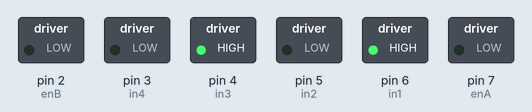
Simulated run of this sketch. Board: Arduino Uno, built with avr-gcc and run on an emulated ATmega328P. Shown: switched loads named in the sketch (green lamp = pin HIGH).

Above: at 6.4 s.
At 25.6 s:
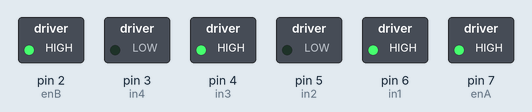
Timing chart, 0 to 60.1 s (numbered marks = the images above):
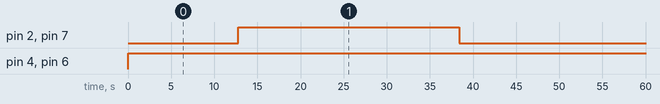

The sketch:

BT1_MD.ino
```cpp
//Khai báo chân tín hiệu motor A
int enA = 7;
int in1 = 6;
int in2 = 5;

//Khai báo chân tín hiệu cho motor B
int in3 = 4;
int in4 = 3;
int enB = 2;

int i;

void setup()
{
  pinMode(enA, OUTPUT);
  pinMode(in1, OUTPUT);
  pinMode(in2, OUTPUT);
  pinMode(enB, OUTPUT);
  pinMode(in3, OUTPUT);
  pinMode(in4, OUTPUT);
}

void chaymotorA()
{
  for (i = 0; i <= 255; i++) {

    digitalWrite(in3, HIGH);
    digitalWrite(in1, HIGH);
    digitalWrite(in4, LOW);
    digitalWrite(in2, LOW);
    analogWrite(enB, i);
    analogWrite(enA, i);
    delay(100);

  }// Tăng tốc động cơ từ Min >> Max
  for (i = 255; i >= 0; i--) {
    digitalWrite(in3, HIGH);
    digitalWrite(in1, HIGH);
    digitalWrite(in4, LOW);
    digitalWrite(in2, LOW);
    analogWrite(enB, i);
    analogWrite(enA, i);
    delay(100);

  }// Giảm tốc từ Max >> Min

}

void loop()
{
  chaymotorA();
  delay(1000);
}
```

Measured:
- by itself, pin 2 (enB), pin 7 (enA): alternates HIGH for 25.6 s and LOW for 26.6 s
- by itself, pin 4 (in3), pin 6 (in1): LOW → HIGH at 0.00 s
